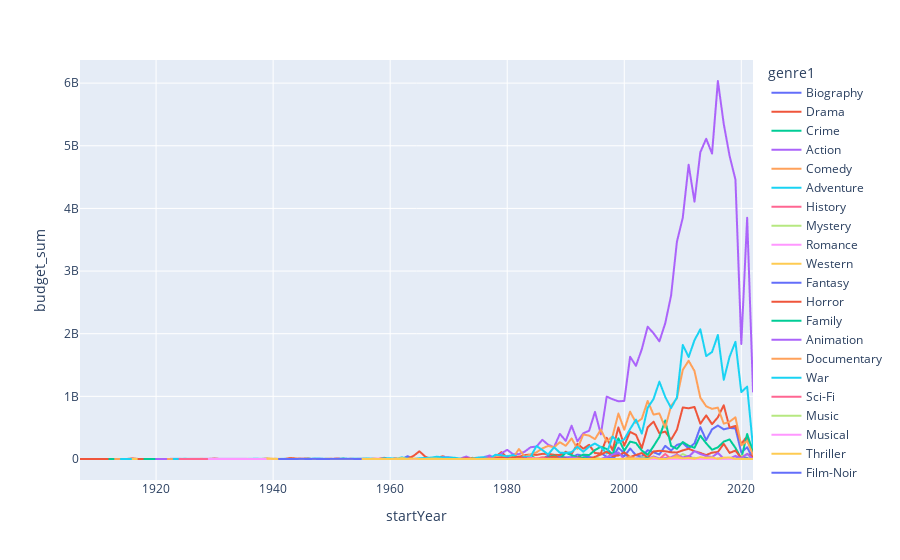

Notebook code for this chart:
### Code cell
fig = px.line(dfg, x= 'startYear',y='budget_sum', color='genre1')
fig.show()
